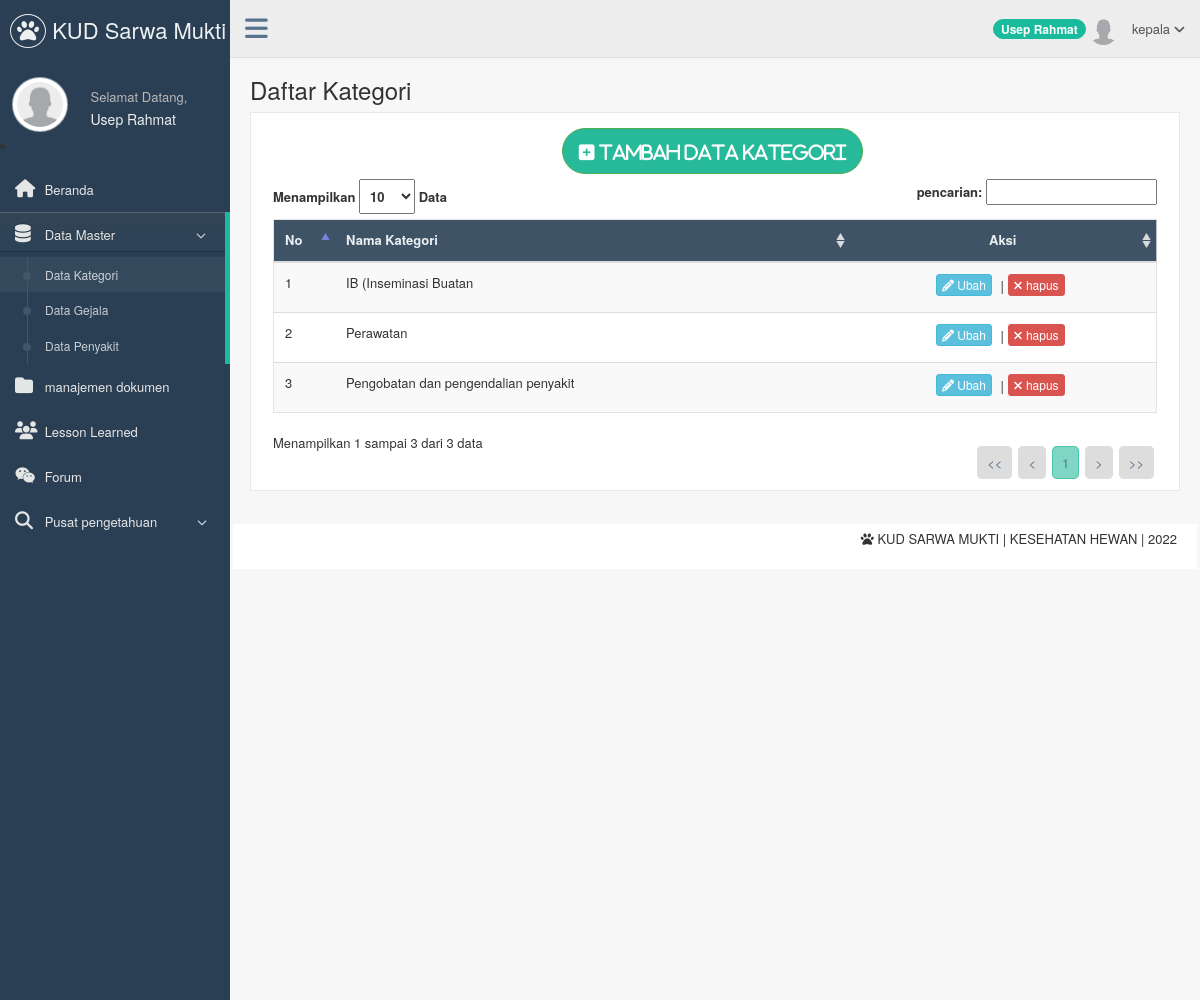
The page /page/kepala/index.php?page=daftar_kategori (signed in) on the database its author committed.
### tables this page shows
CREATE TABLE `t_pengguna` (
  `nip` varchar(15) NOT NULL,
  `username` varchar(50) NOT NULL,
  `password` varchar(50) NOT NULL,
  `nama_pengguna` varchar(200) NOT NULL,
  `level` varchar(80) NOT NULL,
  `email` varchar(150) NOT NULL,
  `jabatan` varchar(50) NOT NULL,
  `status` enum('Aktif','Tidak Aktif') NOT NULL DEFAULT 'Aktif',
  `foto` varchar(255) DEFAULT NULL,
  `alamat` text NOT NULL,
  `tanggal_lahir` date NOT NULL
);

CREATE TABLE `t_kategori` (
  `id_kategori` int(3) NOT NULL,
  `nama_kategori` varchar(150) NOT NULL
);

### config/navigasi.php (called while the page is built, shortened)
<?php
	function navigasi(){
		if (isset($_GET['page'])) {
			switch ($_GET['page']) {
				case 'daftar_kategori' : include('daftar_kategori.php');
					break;
			}
		}
		else{
			include "beranda.php";
		}
	}
?>

### page/kepala/daftar_kategori.php (the view, shortened to what this page needs)
<?php
    if($_SESSION['nip']!=""){
    $link = koneksi_db();
?>
    <div class="page-title">
        <div class="title_left">
            <h3>
                    Daftar Kategori
            </h3>
        </div>
    </div>
    <div class="clearfix"></div>
        <div class="row">
            <div class="col-md-12 col-sm-12 col-xs-12">
                <div class="x_panel">
                    <div class="x_content">
                       <center><a href="index.php?page=tambah_kategori"><button type="button" class="btn btn-round btn-success btn-lg" ><i class="fa fa-plus-square"> Tambah Data Kategori </i></button></a></center>
                        <table id="example" class="table table-striped responsive-utilities jambo_table">
                            <thead>
                                <tr class="headings">
                                    <th>No </th>
                                    <th>Nama Kategori </th>
                                    <th><center>Aksi </center></th>
                                </tr>
                            </thead>
                            <tbody>
                            <?php
                                        $tampil=mysql_query("SELECT * FROM t_kategori",$link);
                                         ?>
                            <?php
                                        $i=0;
                                        while($data=mysql_fetch_array($tampil)){
                                        $i++;?>
                                <tr class="even pointer">
                                    <td>
                                        <?php echo $i; ?>
                                    </td>
                                    <td>
                                        <?php echo $data['nama_kategori'] ; ?>
                                    </td>
                                     <td align="center">
                                            <a href="index.php?page=ubah_kategori&&id_kategori=<?php echo $data['id_kategori'];?>" class="btn btn-info btn-xs"><i class="fa fa-pencil"></i> Ubah </a> |
                                              <a href="hapus_kategori.php?id_kategori=<?php echo $data['id_kategori'];?>" class="btn btn-danger btn-xs" onclick ="if (!confirm('Apakah Anda yakin akan menghapus data kategori <?php echo $data['nama_kategori'];?>?')) return false;"><i class="fa fa-remove"></i> hapus </a>
                                    </td>
                                </tr>
                                <?php
                            }
                            ?>
                            </tbody>
                        </table>
                    </div>
                </div>
            </div>
        </div>
    <?php
    }
    else{
    header("Location:../../belum_login.php");
}
?>

### page/kepala/sidebar.php (shortened to what this page needs)
<?php
   if($_SESSION['nip']!=""){
   $nip = $_SESSION['nip'];
?>
<?php
     $queryPhoto=mysql_query("SELECT foto
                        FROM t_pengguna
                        WHERE nip = '$nip'
                        LIMIT 1");
    $data=mysql_fetch_array($queryPhoto);
?>
<div class="col-md-3 left_col">
    <div class="left_col scroll-view">
        <div class="navbar nav_title" style="border: 0;">
            <a href="index.php" class="site_title"><i class="fa fa-paw"></i><span> KUD Sarwa Mukti </span></a>
        </div>
                    <div class="profile">
                        <div class="profile_pic">
                            <?php
                                                                if($data['foto']==NULL){
                                                            ?>
                                                                    <img src="../../images/user.png" alt="..." class="img-circle profile_img" width="200" height="55"/>
                                                            <?php
                                                                }else{
                                                            ?>
                                                                   <img src="<?php echo $data['foto'];?>"  alt="..." class="img-circle profile_img" width="200" height="55">
                                                            <?php
                                                                }
                                                            ?>
                        </div>
                        <div class="profile_info">
                            <span>Selamat Datang,</span>
                            <h2><?php echo $_SESSION['nama_pengguna'];?></h2>
                        </div>
                    </div>
                    <li/>
                    <div id="sidebar-menu" class="main_menu_side hidden-print main_menu">
                       <div class="menu_section">
                            <ul class="nav side-menu">
                                <li><a href="index.php"><i class="fa fa-home"></i> Beranda </a>
                                </li>
                                <li><a><i class="fa fa-database"></i> Data Master <span class="fa fa-chevron-down"></span></a>
                                    <ul class="nav child_menu" style="display: none">
                                        <li><a href="index.php?page=daftar_kategori"> Data Kategori </a>
                                </li>
                                        <li><a href="index.php?page=daftar_atribut_gejala">Data Gejala</a>
                                        </li>
                                        <li><a href="index.php?page=daftar_kasus_penyakit">Data Penyakit </a>
                                    </ul>
                                </li>
                                <li><a href="index.php?page=daftar_dokumen"><i class="fa fa-folder"></i> manajemen dokumen </a>
                                </li>
                                <li><a href="index.php?page=lesson_learned"><i class="fa fa-users"></i> Lesson Learned </a>
                                </li>
                                <li><a href="index.php?page=forum"><i class="fa fa-wechat"></i> Forum </a>
                                </li>
                                <li><a><i class="fa fa-search"></i> Pusat pengetahuan <span class="fa fa-chevron-down"></span></a>
                                </li>
                            </ul>
                        </div>
                    </div>
    </div>
</div>
<?php
}
else {
header("Location:../../belum_login.php");
}
?>

### page/kepala/header.php (shortened to what this page needs)
<?php
    if($_SESSION['nip']!=""){
    $nip = $_SESSION['nip'];
    $Nama  = $_SESSION['nama_pengguna'];
    $queryPhoto=mysql_query("SELECT foto
                        FROM t_pengguna
                        WHERE nip = '$nip'
                        LIMIT 1");
    $data=mysql_fetch_array($queryPhoto);
?>
            <div class="top_nav">
                <div class="nav_menu">
                    <nav class="" role="navigation">
                       <div class="nav toggle">
                            <a id="menu_toggle"><i class="fa fa-bars"></i></a>
                        </div>
                        <ul class="nav navbar-nav navbar-right">
                            <li>
                                <a href="javascript:;" class="user-profile dropdown-toggle" data-toggle="dropdown" aria-expanded="false">
                                   <span class="badge bg-green"><?php echo $Nama;?></span> <?php
                                                                if($data['foto']==NULL){
                                                            ?>
                                                                    <img src="../../images/user.png" alt=""/>
                                                            <?php
                                                                }else{
                                                            ?>
                                                                   <img src="<?php echo $data['foto'];?>"  alt="">
                                                            <?php
                                                                }
                                                            ?>
                                                            <?php echo $_SESSION['level'];?>
                                    <span class=" fa fa-angle-down"></span>
                                </a>
                            </li>
                        </ul>
                    </nav>
                </div>
              </div>
<?php
}
else {
header("Location:../../belum_login.php");
}
?>

### rows shown on the page
t_pengguna: foto (placeholder picture)
t_kategori: nama_kategori "IB (Inseminasi Buatan"
t_kategori: nama_kategori "Perawatan"
t_kategori: nama_kategori "Pengobatan dan pengendalian penyakit"

### other values the page prints
$_SESSION['nama_pengguna'] "Usep Rahmat"
$Nama "Usep Rahmat"
$_SESSION['level'] "kepala"
